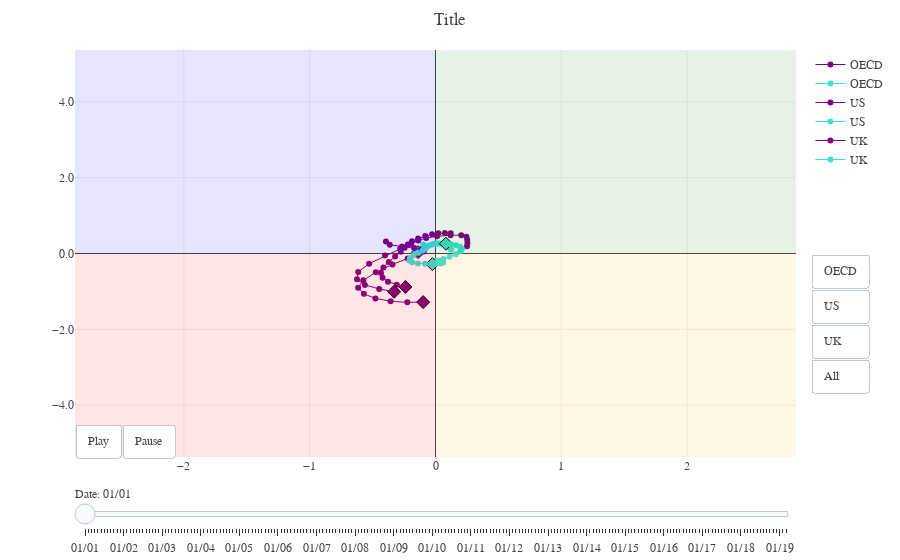

Write notebook code for a chart like this one.
### Code cell
def swirlygram_generalised(df, df2=None, n=3, lead=6, trail=18, animation=False, quadrants=True, **kwargs):
    """
    Generalised Swirlygram with Animations & Multiple series
    
    Swirlygrams show the absolute level (amplitude) of, for example, a leading
    indicator vs. the change in the indicator over n periods, as well as a tail
    for the most recent past observations.
    
    My original specific case was to show the OECD CLI vs. Normalised GDP (lagged).
    Thus if the CLI is infact leading GDP by 4-8 months the animation should show
    both comets following each other around the plot, circling the origin.
    
    This function is a generalised swirlygram, meaning:
        * Allows multiple series CLI on one chart, using buttons to change
        * Allows an animation of the swirlygram through time
        * Allows for a "reference series" to be animated at the same time
    
    INPUTS:
        df - pd.DataFrame where each column is a seperate series of the CLI and
              the index is a timeseries index
        df2 - (default is None) is a dataframe of a reference series to be plotted
              alongside the CLI in the animation. IMPORTANT NOTE, this MUST have
              the same column headers in the same order as df or bad things happen.
        n - periodic change (default == 3). Currently this is the absolute shift
        lead - shift applied to df2 i.e. lead=6 will move June '18 to December '18
        trail - length of history to show in comet tail (default==18)
        quadrants - True (default) | False and adds coloured quadrants around origin
        animation - False(default) | True depends if we are making an animation
        **kwargs - mostly for updating layout titles etc... 
    
    NOTES:
        * Absent df2 CLI's will follow normal colourmap
        * Inc df2 all CLIs will be one colour & reference series another
        * chart is forced symmetric around the origin with minimum size of 1
        * inbuilt auto-scaling of x & y. Be careful not to build chart using series
          of very different amplitudes (unless it's deliberate) because the chart will
          size for the largest one and you could lose resolution on the tighter chart
    
    """
    
    ### Default Setup
    cmap=overplot.COLOURMAP.copy()
    layout=copy.deepcopy(overplot.DEFAULT_LAYOUT)
    layout=overplot._update_layout(layout, **kwargs)
    data, frames=[], []
    sliders = {'yanchor':'top', 'xanchor':'left', 
               'currentvalue': {'font':{'size':12}, 'prefix':'Date: ', 'xanchor':'left'},
               'transition': {'duration': 500, 'easing': 'linear'},
                           'pad': {'b': 0, 't': 25}, 'len': 1, 'x': 0, 'y': 0,
                           'steps':[]}
    
    ### Manipulate Data
    x = (df - df.shift(n))
    y = df
    
    # Handle Ref Dataframe
    if isinstance(df2, pd.DataFrame):
        
        # Where 2nd DataFrame passed, ensure indices match main df
        # Also shift 2nd dataframe by desired lead & forward fill missing data
        df2 = pd.concat([pd.DataFrame(index=df.index), df2.shift(lead)], axis=1, sort=False).ffill()
        x1, y1 = (df2 - df2.shift(n)), df2
        ref = True    # quick flag for later
    
    ### Append Data
    for i, c in enumerate(df.columns):
        
        # NB/ Colours follow colourmap if NOT Ref, just use cmap[0] and cmap[1] if Ref
                
        # MARKER for most recent observation
        data.append(dict(type='scatter', mode='markers', showlegend=False, hoverinfo='skip',
                    x=[x[c].iloc[-1]], y=[y[c].iloc[-1]],
                    marker=dict(symbol='diamond', color=cmap[0 if ref else i], size=10,
                               line={'color':'black', 'width':1}),))
        
        # LINE
        data.append(dict(type='scatter', name=c, mode='lines+markers', showlegend=True,
                    x=x[c].iloc[-trail:],
                    y=y[c].iloc[-trail:],
                    line=dict(color=cmap[0 if ref else i], width=1),))
        
        # Reference Dataframe if provided
        if ref:
            
            # MARKER for most recent observation
            data.append(dict(type='scatter', mode='markers', showlegend=False, hoverinfo='skip',
                        x=[x1[c].iloc[-1]], y=[y1[c].iloc[-1]],
                        marker=dict(symbol='diamond', color=cmap[1], size=10,
                        line={'color':'black', 'width':1}),))
            
            # LINE
            data.append(dict(type='scatter', name=c, mode='lines+markers', showlegend=True,
                        x=x1[c].iloc[-trail:],
                        y=y1[c].iloc[-trail:],
                        line=dict(color=cmap[1], width=1),))
            
        ## Buttons
        # Only required if > 1 column
        if len(df.columns) > 1:
            if i == 0: l = len(data)                   # find no traces on 1st pass
            visible = [False] * l * len(df.columns)    # List of False = Total No of Traces
            visible[(i*l):(i*l)+l] = [True] * l        # Make traces of ith pass visible

            button= dict(label=c, method='update', args=[{'visible': visible},])
            layout['updatemenus'][0]['buttons'].append(button)     # append the button 
    
    ### Additional Layout Changes
    
    # Additional Button to make all visible
    if len(df.columns) > 1:
        visible=[True] * l * len(df.columns) 
        button= dict(label='All', method='update', args=[{'visible': visible},])
        layout['updatemenus'][0]['buttons'].append(button)     # append the button 
    
    # Symmetrical Plot around zero
    absmax = lambda df, x=1: np.max([df.abs().max().max(), x]) * 1.05    
    layout['xaxis']['range'] = [-absmax(x), absmax(x)]
    layout['yaxis']['range'] = [-absmax(y), absmax(y)]
    
    # Rectangles of colour for each quadrant
    if quadrants: layout = overplot._quadrants(layout, x=0, y=0)
            
    ### Create Fig
    fig = dict(data=data, layout=layout)
    
    ### Animations
    if animation:
            
        # Need Play/Pause Buttons
        # Using modified version of plotly example
        playpause=[{'label': 'Play', 'method': 'animate',
                    'args':[None, {'frame':{'duration':0,'redraw': False}, 'fromcurrent': True,
                                   'transition': {'duration':0,'easing':'quadratic-in-out'}}],},
                   {'label': 'Pause', 'method': 'animate',
                    'args': [[None], {'frame': {'duration': 0, 'redraw': False}, 'mode':'immediate',
                                      'transition': {'duration': 0}}],}]
        
        # Append to layout - remembering we may already have a set of buttons in updatemenus
        fig['layout']['updatemenus'].append({'buttons': playpause, 'type': 'buttons', 'showactive': False,
                                             'x':0, 'xanchor':'left', 'y':0, 'yanchor':'bottom',
                                             'direction': 'left', 'pad': {'r': 0, 't': 0},})
        
        ## Build Animation Slider
        
        # Iterate through cli adding data sets to frames for each step in animation
        for i, v in enumerate(x.index.values[trail:-1]):
            
            # Complicated bit is building frame traces for each step
            frame_traces = []
            
            for j, c in enumerate(df.columns):
                # Main markers & lines
                frame_traces.append(dict(type='scatter', x=[x.iloc[i,j]], y=[y.iloc[i,j]]))    # marker
                frame_traces.append(dict(type='scatter', x=x.iloc[i-trail:i, j],               # line
                                                         y=y.iloc[i-trail:i, j]))
                
                if ref:
                    # Only add these if reference series required
                    frame_traces.append(dict(type='scatter', x=[x1.iloc[i,j]], y=[y1.iloc[i,j]]))
                    frame_traces.append(dict(type='scatter', x=x1.iloc[i-trail:i, j], y=y1.iloc[i-trail:i, j]))
            
            
            # Append "frame" dictionary to frames list
            frames.append({'name':i, 'layout':{}, 'data':frame_traces})

            # Append a "step" dictionary to steps list in sliders dict
            label = pd.to_datetime(str(v)).strftime('%m/%y')    # String Date Label
            sliders['steps'].append({'label':label, 'method': 'animate', 
                                     'args':[[i], {'frame': {'duration': 500, 'easing':'linear', 'redraw':False},
                                                   'transition':{'duration': 25, 'easing': 'linear'}}],})
            
        fig['frames'] = frames
        fig['layout']['sliders'] = [sliders]        # Append completed sliders dictionary to layout
                
    return fig

fig = swirlygram_generalised(cli.iloc[:,0:3], gdp.iloc[:,0:3], animation=True)
py.iplot(fig)
